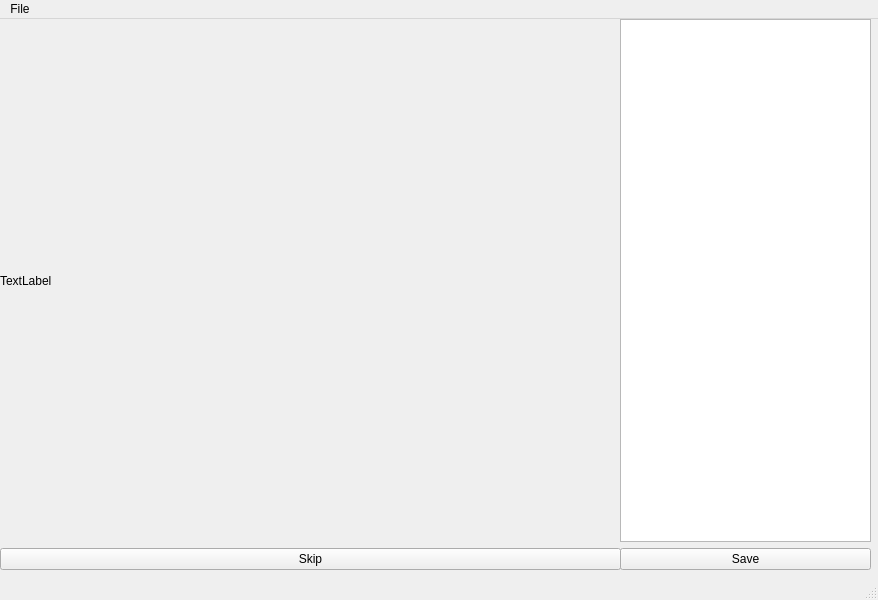
<?xml version="1.0" encoding="UTF-8"?>
<ui version="4.0">
 <class>MainWindow</class>
 <widget class="QMainWindow" name="MainWindow">
  <property name="geometry">
   <rect>
    <x>0</x>
    <y>0</y>
    <width>878</width>
    <height>600</height>
   </rect>
  </property>
  <property name="windowTitle">
   <string>MainWindow</string>
  </property>
  <widget class="QWidget" name="centralwidget">
   <widget class="QWidget" name="gridLayoutWidget">
    <property name="geometry">
     <rect>
      <x>0</x>
      <y>0</y>
      <width>621</width>
      <height>551</height>
     </rect>
    </property>
    <layout class="QGridLayout" name="gridLayout">
     <item row="0" column="0">
      <widget class="QLabel" name="m_lblImg">
       <property name="text">
        <string>TextLabel</string>
       </property>
      </widget>
     </item>
     <item row="1" column="0">
      <widget class="QPushButton" name="m_pbSkip">
       <property name="text">
        <string>Skip</string>
       </property>
      </widget>
     </item>
    </layout>
   </widget>
   <widget class="QWidget" name="gridLayoutWidget_2">
    <property name="geometry">
     <rect>
      <x>620</x>
      <y>0</y>
      <width>251</width>
      <height>551</height>
     </rect>
    </property>
    <layout class="QGridLayout" name="gridLayout_2">
     <item row="1" column="1">
      <widget class="QTextEdit" name="m_teImg"/>
     </item>
     <item row="2" column="1">
      <widget class="QPushButton" name="m_pbSave">
       <property name="text">
        <string>Save</string>
       </property>
      </widget>
     </item>
    </layout>
   </widget>
  </widget>
  <widget class="QMenuBar" name="menubar">
   <property name="geometry">
    <rect>
     <x>0</x>
     <y>0</y>
     <width>878</width>
     <height>21</height>
    </rect>
   </property>
   <widget class="QMenu" name="menuFile">
    <property name="title">
     <string>File</string>
    </property>
   </widget>
   <addaction name="menuFile"/>
  </widget>
  <widget class="QStatusBar" name="statusbar"/>
 </widget>
 <resources/>
 <connections/>
</ui>
